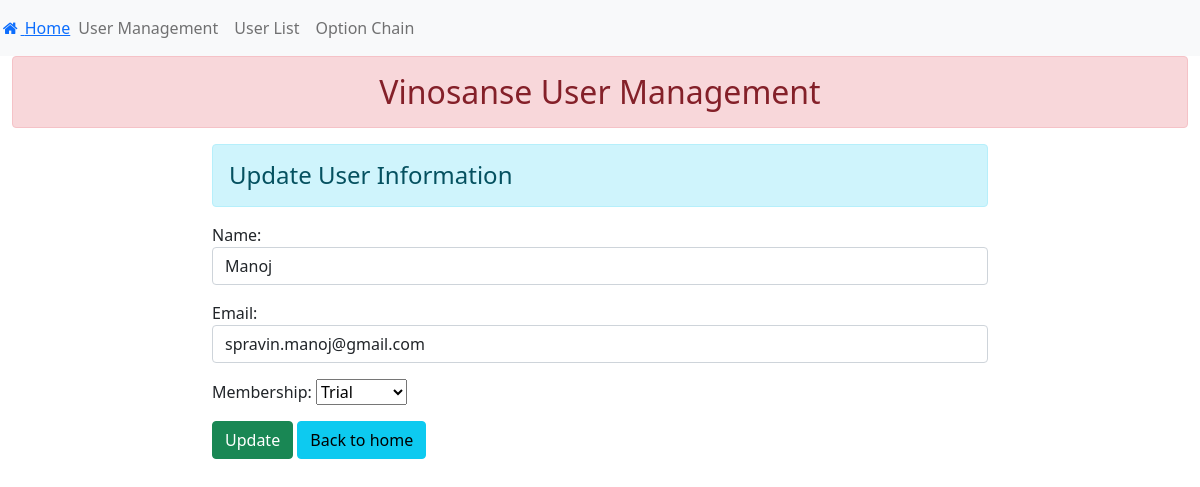
Page /4/ on the committed database.
### nse/models.py (models this page shows, shortened)
class members(models.Model):
    MY_CHOICES = (
        ('Trial', 'Trial'),
        ('Premium', 'Premium'),
    )
    name = models.CharField(max_length=70)
    email = models.EmailField(max_length=100)
    password = models.CharField(max_length=100)
    membership = models.CharField(max_length=20, choices=MY_CHOICES,default="Trial")
    joinedon = models.DateTimeField(default=datetime.now)
    subscriptionenddate = models.DateTimeField(default=timezone.now,null=True)
    status = models.CharField(max_length=15,default="Active")

### nse/views.py (the view)
# urls.py: path("<int:id>/", views.edit_data, name="editdata"),
def edit_data(request,id):
    if request.method == "POST":
        pi =  members.objects.get(pk=id)
        password_characters = string.ascii_letters + string.digits + string.punctuation
        password = ''.join(random.choice(password_characters) for i in range(8))
        print("Random password is:", password)
        pi.password = password
        fm= StudentRegistration(request.POST,instance=pi)
        if fm.is_valid():
            fm.save()
            return HttpResponseRedirect('/add')
    else:
        pi =  members.objects.get(pk=id)
        fm = StudentRegistration(instance=pi)
    return render(request, 'updateuser.html',{'form':fm})

### nse/forms.py
class StudentRegistration(forms.ModelForm):
    class Meta:
        model = members
        fields = ['name','email','membership']
        widgets = {
            'name' : forms.TextInput(attrs={'class':'form-control'}),
            'email' : forms.EmailInput(attrs={'class':'form-control'}),
        }

### template/updateuser.html (shortened to what this page needs)
{% extends 'newbase.html' %}
{% block content %}
<div class="row">
    <div class="col-sm-8 offset-2">
        <h4 class="alert alert-info">Update User Information</h4>
        <form action="" method="POST">
            {{form.as_p}}
            <input type="submit" class="btn btn-success" value="Update">
            <a href="{% url 'adddata' %}" class="btn btn-info">Back to home</a>
        </form>
    </div>
</div>
{% endblock content %}

### rows in the picture
members: name "Manoj", email "spravin.manoj@gmail.com", membership "Trial"
